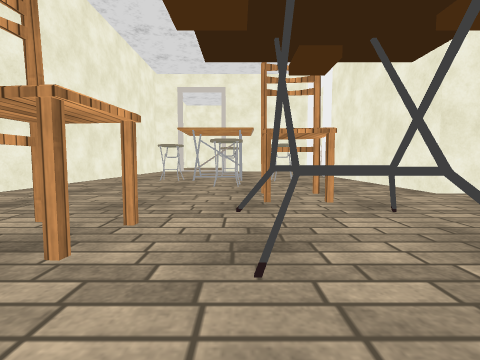
[1] (above)

24 first-person views from a walk through a Unity game level. The camera is 0.58 m above the floor, tilts 4° down and sees 85° across. Doors are open. The floor is counted in squares, 1 m on a side. Each view is taken from the middle of a square. On the plan, view 1 faces up. The plan holds only what a view shows up to about 9 squares ahead; the rest is blank. The player character is not drawn. Some surface patterns are stand-ins.

[2]
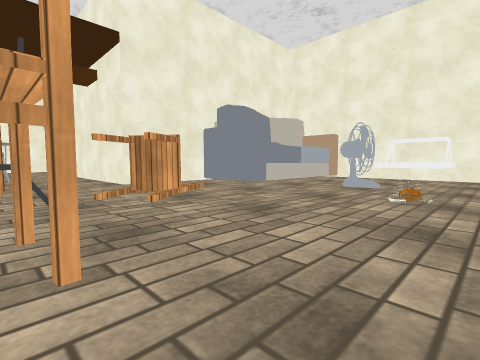

[3]
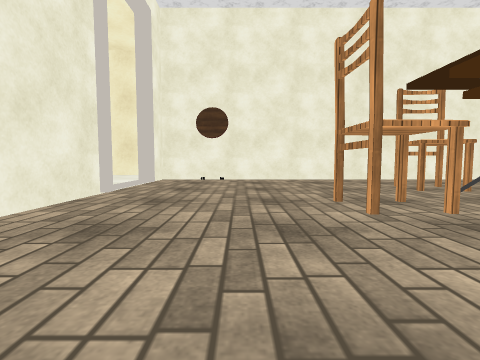

[4]
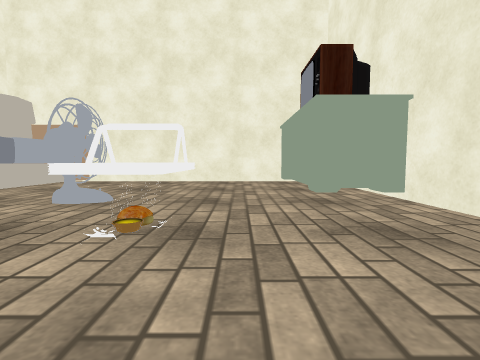

[5]
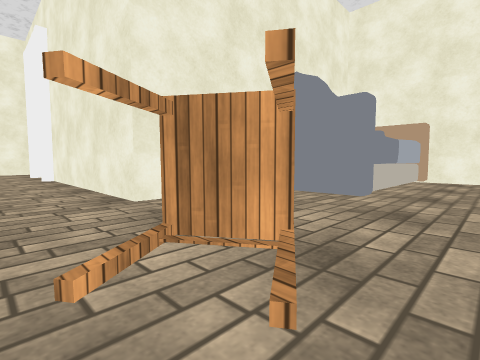

[6]
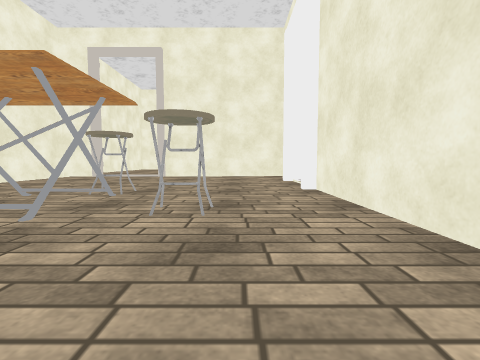

[7]
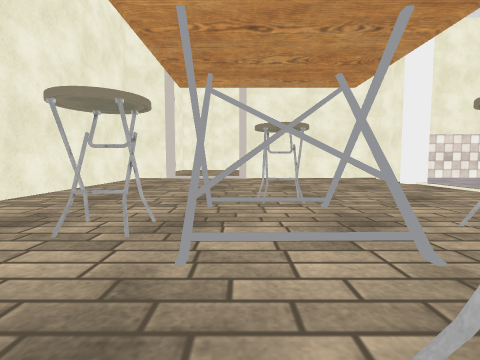

[8]
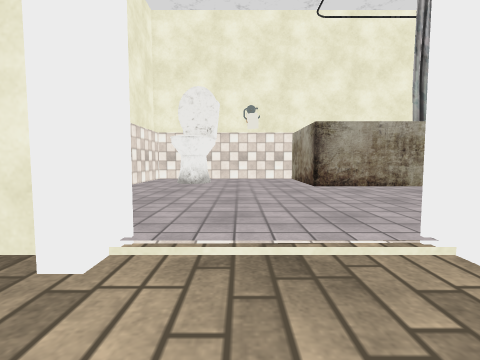

[9]
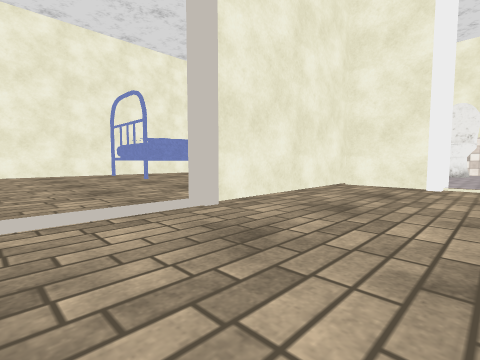

[10]
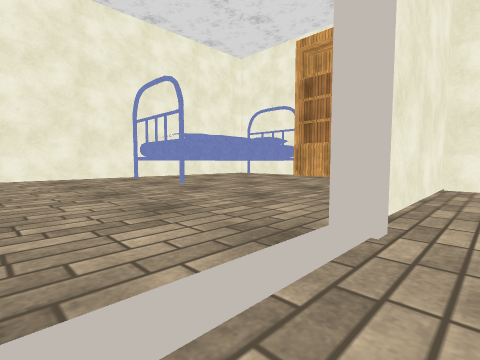

[11]
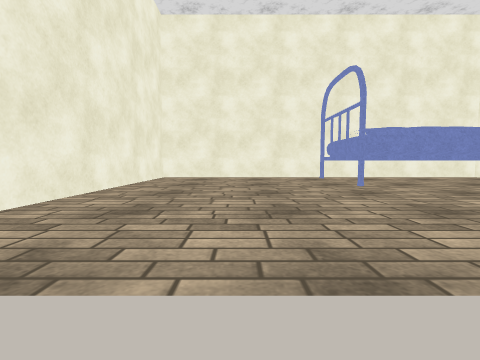

[12]
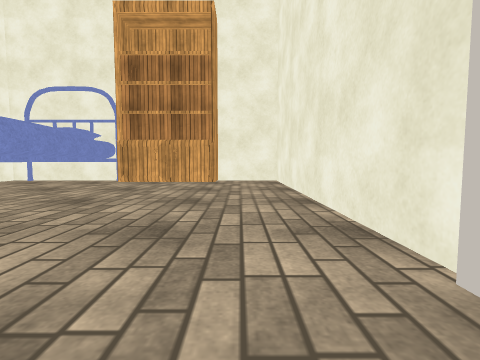

[13]
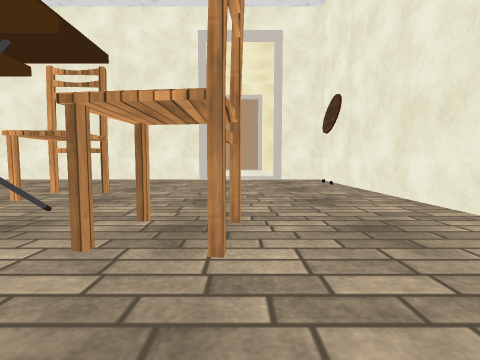

[14]
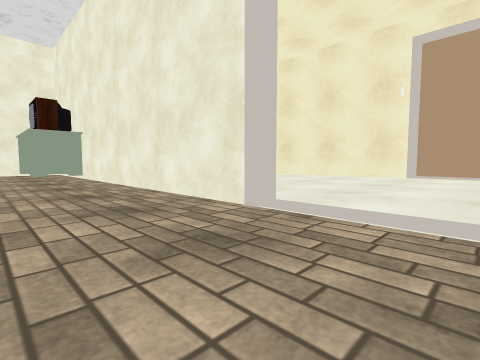

[15]
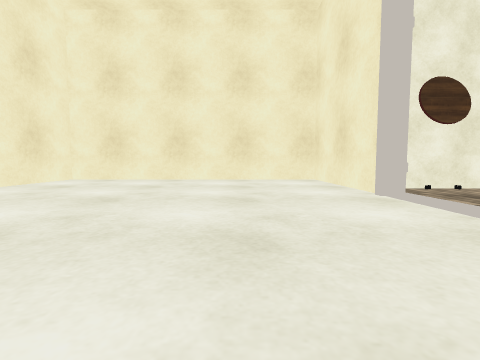

[16]
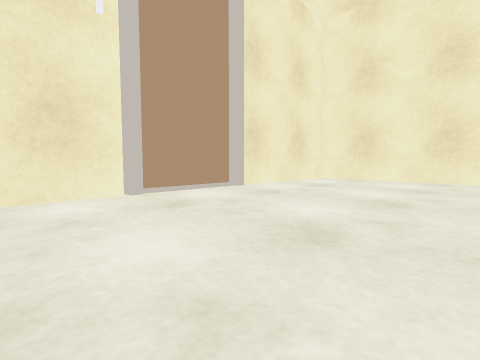

[17]
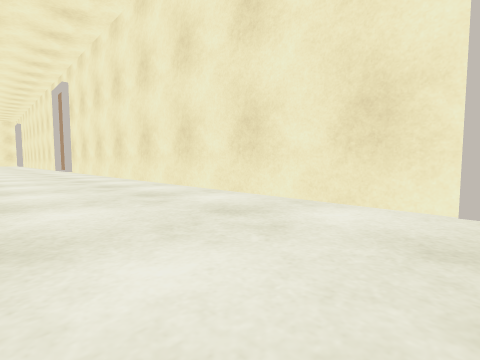

[18]
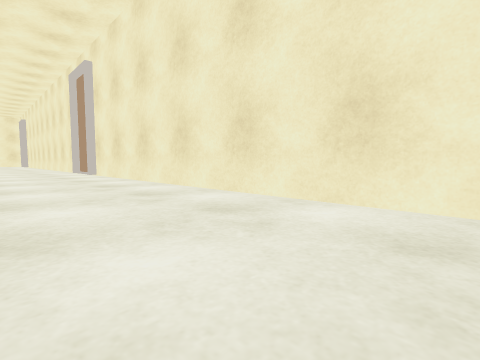

[19]
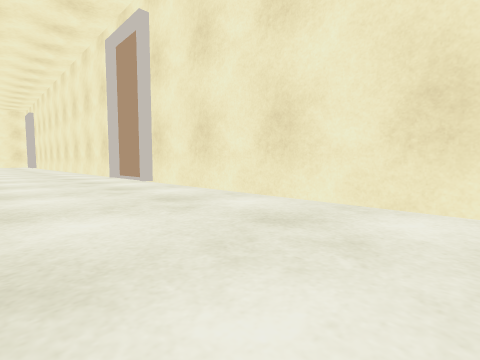

[20]
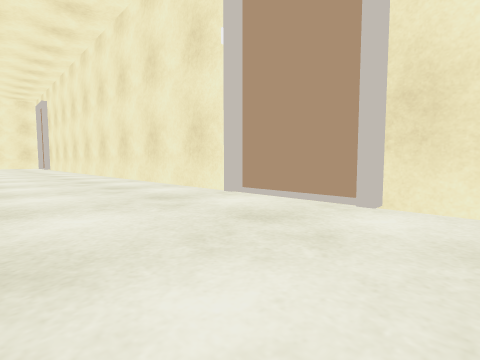

[21]
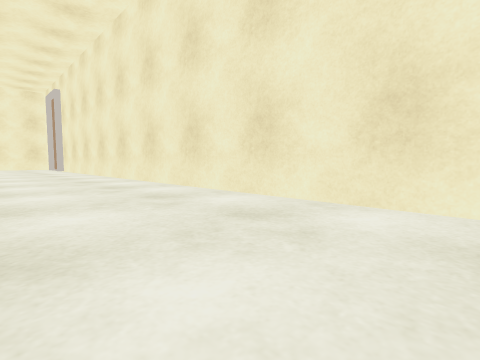

[22]
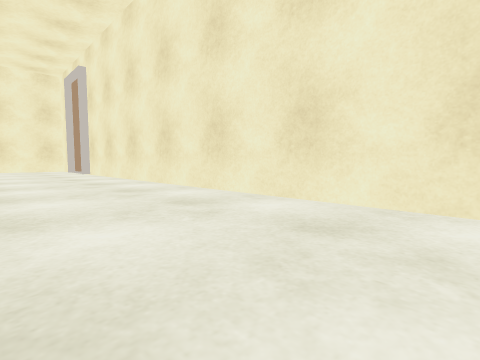

[23]
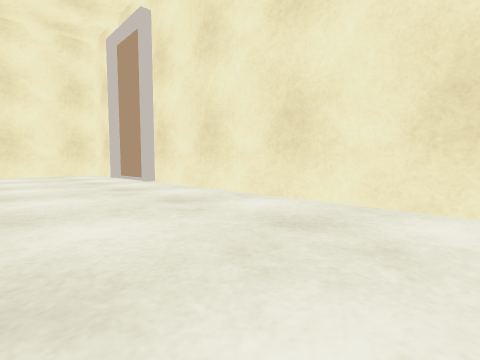

[24]
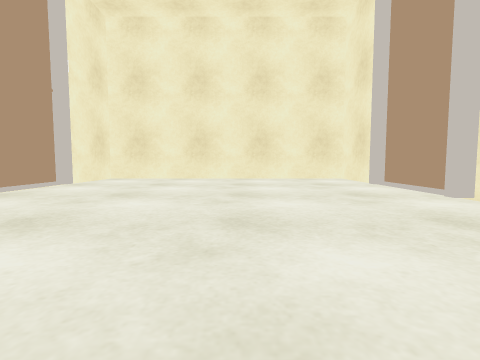

### Floor plan
Ten units are one square. View 1 is at (0, 0); x grows to the right and y downward. Boxes are objects, and circles mark ways between rooms. Rooms are numbered by the first view taken in them; rooms with no view inside come last. Other rooms are left out.
<svg viewBox="-81 -235 496 365">
<path fill="none" stroke="#000" d="M61 -47 36 -47 36 -107M56 9 49 9M50 16 50 8M51 16 49 8M53 15 49 11M58 15 45 15 45 9M-14 45 74 45M40 -128 32 -128M36 -130 36 -148 -7 -148M69 45 69 31 101 31M-34 -148 -46 -148 -46 45 -31 45M108 32 108 -25M-10 -149 60 -149 60 -167M60 -230 -46 -230 -46 -168M179 125 359 125 359 121M153 125 174 125 174 121M-7 121 -7 125 150 125 150 121M364 125 384 125M-31 125 -9 125M-36 46 -76 46 -76 125 -36 125M384 46 368 46M390 125 410 125 410 46 389 46"/>
<rect x="-25" y="-25" width="20" height="10" fill="#bbb"><title>chair</title></rect>
<rect x="-25" y="-85" width="10" height="10" fill="#bbb"><title>other object</title></rect>
<rect x="-15" y="-85" width="20" height="10" fill="#bbb"><title>other object</title></rect>
<rect x="-5" y="-35" width="20" height="20" fill="#bbb"><title>other object</title></rect>
<rect x="-5" y="-45" width="20" height="10" fill="#bbb"><title>chair</title></rect>
<rect x="-5" y="-65" width="10" height="10" fill="#bbb"><title>other object</title></rect>
<rect x="-5" y="-105" width="10" height="10" fill="#bbb"><title>other object</title></rect>
<rect x="5" y="-5" width="10" height="10" fill="#bbb"><title>chair</title></rect>
<rect x="5" y="-85" width="10" height="10" fill="#bbb"><title>other object</title></rect>
<rect x="25" y="-35" width="10" height="20" fill="#bbb"><title>chair</title></rect>
<rect x="55" y="-5" width="10" height="10" fill="#bbb"><title>fan</title></rect>
<rect x="65" y="-45" width="40" height="20" fill="#bbb"><title>other object</title></rect>
<rect x="45" y="-195" width="20" height="30" fill="#bbb"><title>bookshelf</title></rect>
<circle cx="-20" cy="-150" r="3" fill="#2a7"/>
<circle cx="-20" cy="42" r="3" fill="#2a7"/>
<text x="10" y="-40">1</text>
<text x="0" y="-180">2</text>
<text x="170" y="90">3</text>
</svg>
Room 1 opens to room 2. Room 1 opens to room 3.

Where each view was taken, in squares from view 1:
view 1: 0 up, 0 right, facing up
view 2: 2 down, 1 right, facing up-right
view 3: 2 down, 4 right, facing left
view 4: 2 down, 3 right, facing right
view 5: 1 up, 2 right, facing up-right
view 6: 5 up, 2 right, facing up
view 7: 6 up, 1 left, facing up
view 8: 12 up, 2 right, facing right
view 9: 12 up, 3 left, facing up-right
view 10: 14 up, 3 left, facing up-right
view 11: 14 up, 2 left, facing up
view 12: 16 up, 2 left, facing right
view 13: 4 up, 2 left, facing down
view 14: 2 down, 3 left, facing down-right
view 15: 7 down, 1 right, facing left
view 16: 8 down, 1 right, facing down-left
view 17: 9 down, 1 left, facing down-right
view 18: 9 down, 3 right, facing down-right
view 19: 9 down, 8 right, facing down-right
view 20: 9 down, 14 right, facing down-right
view 21: 9 down, 18 right, facing down-right
view 22: 9 down, 23 right, facing down-right
view 23: 9 down, 29 right, facing down-right
view 24: 9 down, 32 right, facing right
